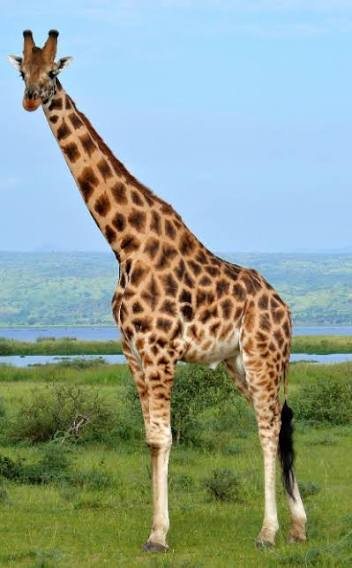
#> input picture Histogram/image.jpg, 352 x 568 px
$ python CLAHE.py
#> lines starting #> are read from the running program, lines starting #| are printed output that depends on the picture
import cv2
import matplotlib.pyplot as plt


image = cv2.imread("image.jpg")
#> image is the input picture: shape (568, 352, 3); mean B, G, R 147.4, 160.6, 143.5

image_grayscale = cv2.cvtColor(image, cv2.COLOR_BGR2GRAY)
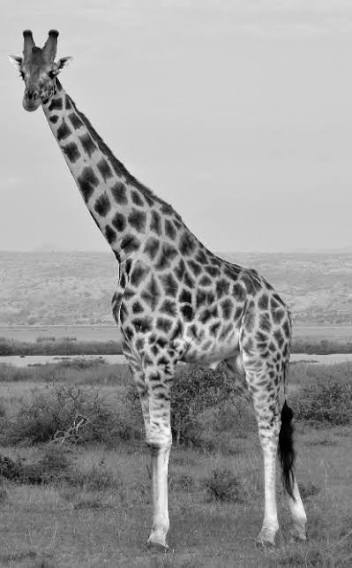
#> image_grayscale: shape (568, 352); min 0, max 252, mean 154

equalize_image = cv2.equalizeHist(image_grayscale)
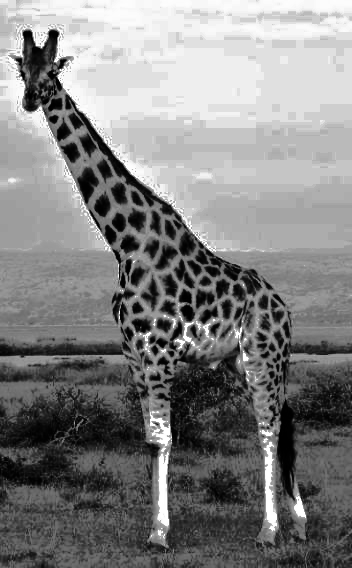
#> equalize_image: shape (568, 352); min 0, max 255, mean 129.7

clahe = cv2.createCLAHE(clipLimit=2.0, tileGridSize=(4,4))

clahe_equalize_image = clahe.apply(image_grayscale)
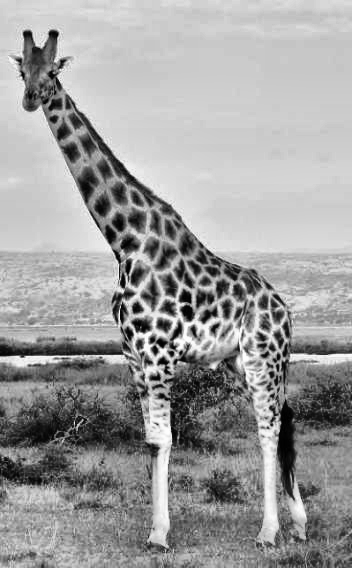
#> clahe_equalize_image: shape (568, 352); min 0, max 254, mean 157.9

plt.figure(figsize=(10,8))

plt.subplot(1, 3, 1)
plt.imshow(image_grayscale)
plt.title("GrayScale Image")

plt.subplot(1, 3, 2)
plt.imshow(equalize_image)
plt.title("Equalize  Image")

plt.subplot(1, 3, 3)
plt.imshow(clahe_equalize_image)
plt.title("CLAHE Equalize Image")

plt.show()
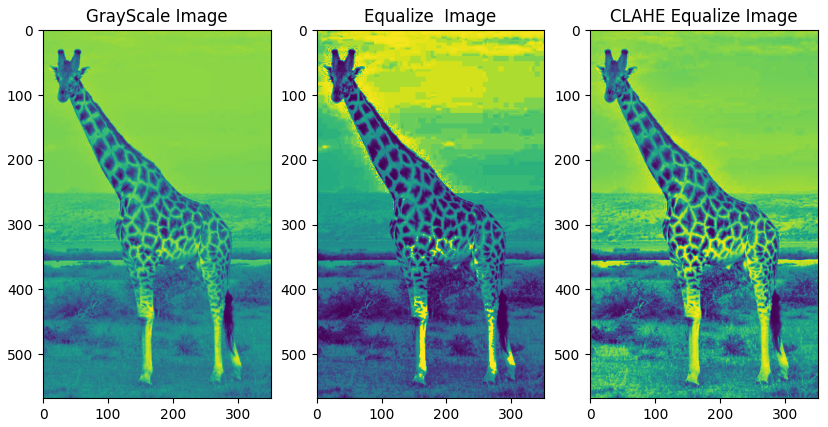
#> figure drawn by matplotlib, 3 panels
